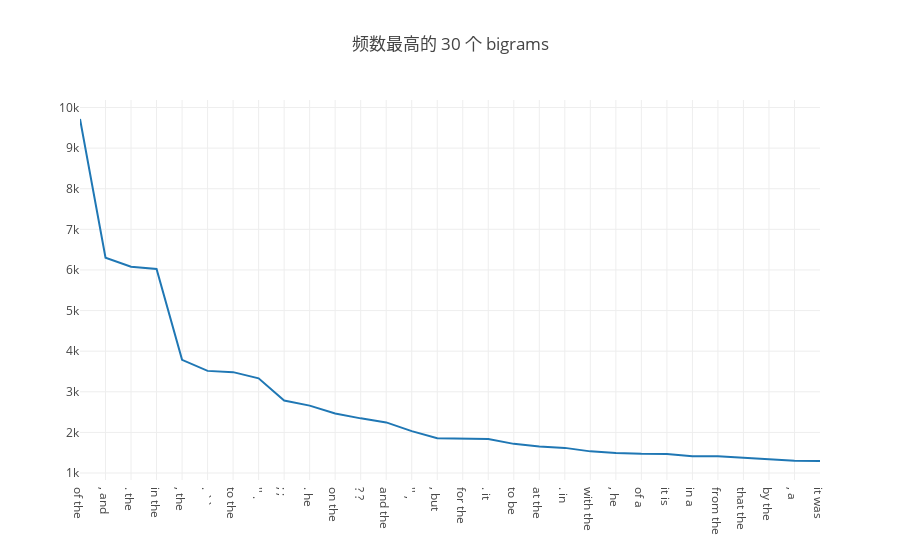

This figure's notebook cell:
### Code cell
plotly.offline.iplot({
    "data": [Scatter(x=[k[0]+' '+k[1] for (k,v) in bigrams_counts[:30] ], y=[v for (k,v) in bigrams_counts[:30] ])],
    "layout": Layout(title="频数最高的 30 个 bigrams")
})

### Figure 1 — Plotly figure (JSON) as saved in the notebook; plotly's stock layout.template omitted (floating-point values rounded to 4 significant figures)
{"data": [{"type": "scatter", "x": ["of the", ", and", ". the", "in the", ", the", ". ``", "to the", "'' .", "; ;", ". he", "on the", "? ?", "and the", "'' ,", ", but", "for the", ". it", "to be", "at the", ". in", "with the", ", he", "of a", "it is", "in a", "from the", "that the", "by the", ", a", "it was"], "y": [9717, 6302, 6081, 6025, 3787, 3515, 3484, 3332, 2784, 2660, 2466, 2346, 2246, 2032, 1856, 1852, 1836, 1718, 1655, 1619, 1533, 1495, 1472, 1470, 1414, 1411, 1379, 1347, 1301, 1296]}], "layout": {"title": "频数最高的 30 个 bigrams"}}
